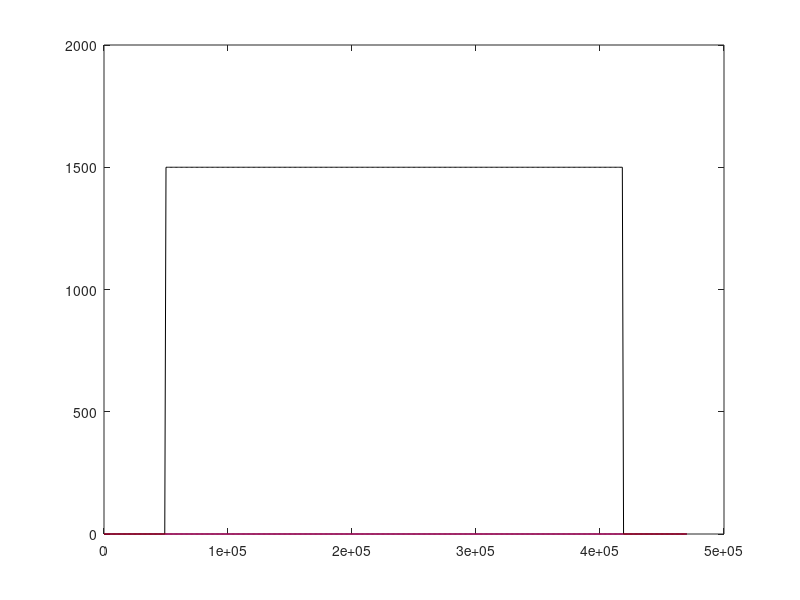

MATLAB code to generate this figure: (Note: this script raises an error after producing the figure.)
% Currently this is putting a block of ice on a bed (constant thickness in
% time and spans only part of the domain). 

% Not Working: (06/11/19) 
%   - The bed does not depress away from the ice sheet 
%   - When water is added, it eventually goes back to zero 
%        bed depression because the sea surface height doesn't change
%   - Kelvin function affects seem really small 

close all; 
clear all; 

tsteps = 100;

rho_i = 917;    % density of ice (kg/m^3) 
rho_b = 2650;   % density of bed (kg/m^3)
rho_w = 1000;   % density of water (kg/m^3)
gamma = rho_i/rho_b;  % displaced bed by ice
lambda = rho_i/rho_w; % (height ice)lambda = (height water)

x = 0:1:470;
x = x.*1000;
%h1 = 1400.*ones(length(x),1); 
h1_eq = 1400.*ones(length(x),1); 
h1_eq(1:50)=0.0; h1_eq(420:471)=0.0;
%h1_eq = zeros(length(x),1);
%h1_eq = h1;
h1 = h1_eq.*(1500/1400);
% L2 = 10; 
% H2 = 100;
% hg = 100;
b = 0.*ones(length(x),1);

% h_ice_sup_water = b.*1/lambda;
% h_ice_sup_water(b>0) = 0;
% h_ice_depress_bed = h1+h_ice_sup_water;

b0 = b;
%b_eq = b0 - h_ice_depress_bed.*gamma;
b_eq = 0.*ones(length(x),1);
tau = 10; 

 
t = 0;
%while abs(b_eq-b)>1
%while abs((b0-b)/(b0-b_eq))>1
for t=1:tsteps
    plot(x,b,'b'); hold on; plot(x,h1+b,'k'); plot(x,b_eq,'r');
    %plot(x,b,'b'); hold on; 
    %plot([(min(find(h1,1400))-1)*10000 (min(find(h1,1400))-1)*10000],[-1000 200]);%plot(x,h1+b,'k'); 
    %plot([(max(find(h1,1400))+1)*10000 (max(find(h1,1400))+1)*10000],[-1000 200]);
    %plot(x,h1,'g'); 
    %plot(x,b_eq,'r');%ylim([-100,100]);
    %H2 = mean(h1);
    [bNew,hxNew] = bedSpring_v2(x,h1,h1_eq,b,b_eq,tau);
    b = bNew; h1 = hxNew;
%    b_eq = b_eqNew;
%    t=t+1;
end

plot(x,bNew,'k','linewidth',2);

% disp(['min bed = ', num2str(min(bNew))])
% disp(['diff between bed and equilibrium = ', num2str(max(abs(b_eq+bNew)))])
% disp(['1/3 ice thickness= ', num2str(max(h1)*1/3)])


    